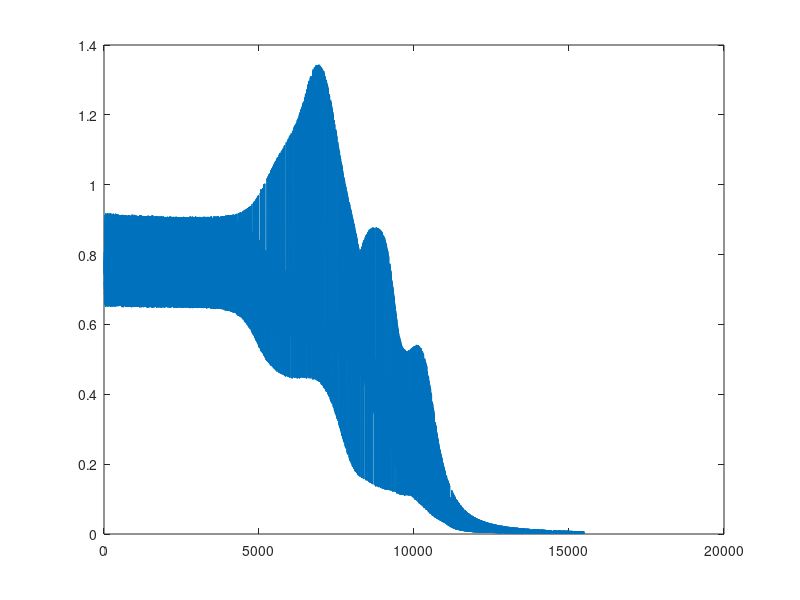

The MATLAB script that drew this image:
% Simple Neural Network Demo (CS280) by Pros Naval
clear;
% Define Architecture of NN
n_in = 3; %number of input features
n_h1 = 7; %number of neurons in hidden1
n_h2 = 5; %number of neurons in hidden2
n_out = 3; %number of output features

eta = 0.1; % Learning Rate

% Pre-allocate storage and initialize weights + biases
x_in = zeros(n_in,1); %zeros,rand(nrows,ncols), input vector
w_h1 = -0.1+(0.1+0.1)*rand(n_h1,n_in); % each row denotes weights coming to the node from previous layer
b_h1 = -0.1+(0.1+0.1)*rand(n_h1,1); % bias on that layer: each row denotes bias to that node
w_h2 = -0.1+(0.1+0.1)*rand(n_h2,n_h1);
b_h2 = -0.1+(0.1+0.1)*rand(n_h2,1);
w_out = -0.1+(0.1+0.1)*rand(n_out,n_h2);
b_out = -0.1+(0.1+0.1)*rand(n_out,1);
d_out = zeros(n_out,1); % output vector
% Training Data
N = 8;
X = [
0 0 0;
0 0 1;
0 1 0;
0 1 1;
1 0 0;
1 0 1;
1 1 0;
1 1 1]; %input vectors
Y = [
0 0 0;
1 1 0;
1 0 1;
0 1 1;
0 1 1;
1 0 0;
1 1 0;
0 0 0]; %desired outputs for each object above


max_epoch = 30000
% TRAINING PHASE
totalerr = zeros(max_epoch,1); % each row denotes error from each epoch
for q = 1:max_epoch
    p = randperm(N); % shuffle patterns e.g. {7,3,5,1,2,4,6,0}
    for n = 1:N
        nn = p(n); % get random number from p
        % read data
        x_in = X(nn,:)'; % input vector, X(row_no, all cols)
        d_out = Y(nn,:)'; % desired output vector
    % forward pass
        % hidden layer 1
        v_h1 = w_h1*x_in + b_h1; % dot product, matrix addition
        y_h1 = 1./(1+exp(-v_h1)); % vectorized function eval
        % hidden layer 2
        v_h2 = w_h2*y_h1 + b_h2;
        y_h2 = 1./(1+exp(-v_h2));
        % output layer
        v_out = w_out*y_h2 + b_out;
        out = 1./(1+exp(-v_out));
   % error backpropagation %
        % compute error
        err = d_out - out;
        % compute gradient in output layer
        delta_out = err.*out.*(1 - out);
        % compute gradient in hidden layer 2
        delta_h2 = y_h2.*(1-y_h2).*(w_out'*delta_out);
        % compute gradient in hidden layer 1
        delta_h1 = y_h1.*(1-y_h1).*(w_h2'*delta_h2);
        % update weights and biases in output layer
        w_out = w_out + eta.*delta_out*y_h2';
        b_out = b_out + eta.*delta_out;
        % update weights and biases in hidden layer 2
        w_h2 = w_h2 + eta.*delta_h2*y_h1';
        b_h2 = b_h2 + eta.*delta_h2;
        % update weights and biases in hidden layer 1
        w_h1 = w_h1 + eta.*delta_h1*x_in';
        b_h1 = b_h1 + eta.*delta_h1;
    end
    totalerr(q) = totalerr(q) + sum(err.*err);
    if mod(q,500) == 0
        fprintf('iteration: %d Error: %f\n',q,totalerr(q));
    end
    % if termination condition is satisfied save weights and exit
    if totalerr(q) < 0.001
        break
    end
end
% TEST PHASE
nn_output = zeros(size(Y));
for n = 1:N
    % read data
    x_in = X(n,:)';
    d_out = Y(n,:)';
    % hidden layer 1
    v_h1 = w_h1*x_in + b_h1;
    y_h1 = 1./(1+exp(-v_h1));
    % hidden layer 2
    v_h2 = w_h2*y_h1 + b_h2;
    y_h2 = 1./(1+exp(-v_h2));
    % output layer
    v_out = w_out*y_h2 + b_out;
    out = 1./(1+exp(-v_out));
    nn_output(n,:) = ge(out',0.5);
    [x_in' nn_output(n,:)]
end

fprintf('Total Bits with error: %d\n', sum(sum(abs(Y-nn_output))));
fprintf('Total epochs: %d\n',q);
fprintf('Network Error at termination: %f\n',totalerr(q));
figure;
plot(totalerr(1:q));

% Things to try
% 1) Do not shuffle the patterns. Observe the error curve. Did the network learn ?
% 2) Change learning rate to 0.5 or 0.01. Observe the error curve. Did the network learn ?
% 3) Change the architecture (e.g. 3-2-2-3; 3-20-35-3)
